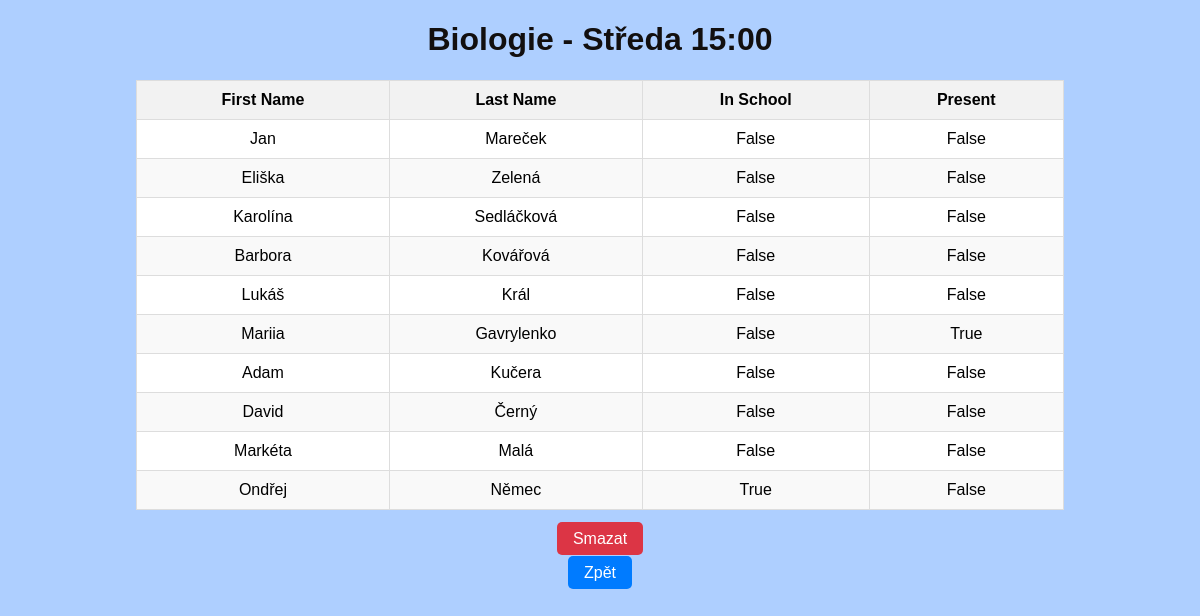
Page /6/ on the earlier database version.
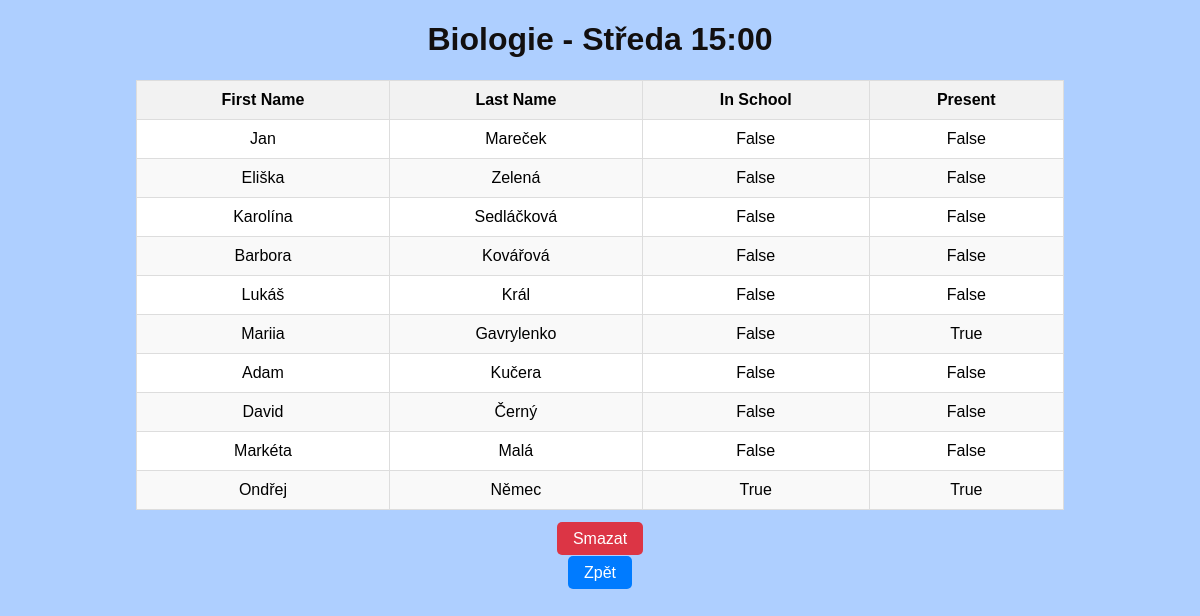
Same page on the later database version.
### application/models.py (models this page shows, shortened)
class Student(models.Model):
    user = models.OneToOneField(User, on_delete=models.CASCADE, related_name='student_profile')
    first_name = models.CharField(max_length=20)
    last_name = models.CharField(max_length=20)
    mac_address = models.CharField(validators=[MinLengthValidator(17)], max_length=17)
    is_present = models.BooleanField(default=False)
    is_in_school = models.BooleanField(default=False)
    objects = models.Manager()
    class LectureManager(models.Manager):
        def create_lecture(self, name, students, teacher):
            return self.create(name=name, students=students, teacher=teacher)
    lectures = LectureManager()

### application/views.py (the view)
# urls.py: path('<int:pk>/', views.list_lecture, name='list_lecture'),
def list_lecture(request, pk):
    lecture = Lecture.objects.get(pk=pk)
    students = lecture.students.all()
    return render(request, 'list_lecture.html', {'lecture': lecture, 'students': students})

### application/templates/list_lecture.html (shortened to what this page needs)
<!DOCTYPE html>
<html lang="en">
<head>
</head>
<body>
    <h1>{{lecture.name}}</h1>
    <table>
        <thead>
            <tr>
                <th>First Name</th>
                <th>Last Name</th>
                <th>In School</th>
                <th>Present</th>
            </tr>
        </thead>
        <tbody>
            {% for student in students %}
                <tr>
                    <td>{{student.first_name}}</td>
                    <td>{{student.last_name}}</td>
                    <td>{{student.is_in_school}}</td>
                    <td>{{student.is_present}}</td>
                </tr>
            {% endfor %}
        </tbody>
    </table>
    <div class="text-center">
        <p>
            <a href="{% url 'remove_lecture' lecture.pk %}" class="btn btn-danger" onclick="return confirm('Are you sure you want to delete this?')">Smazat</a>
        </p>
        <p>
            <a href="/" class="btn">Zpět</a>
        </p>
    </div>
</body>
</html>

Differences in the rows shown:
changed Student "Ondřej": is_present "False" → "True"
